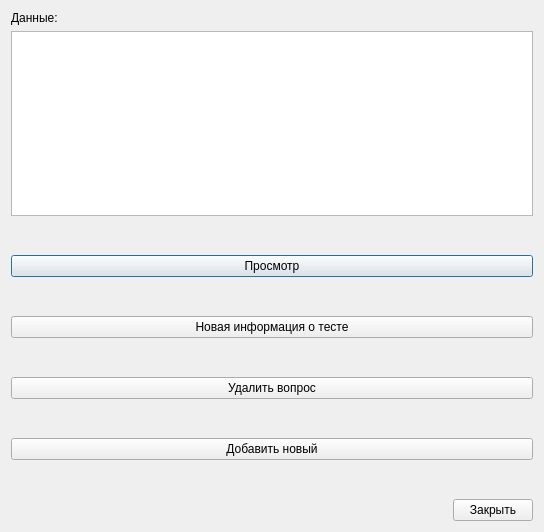
<?xml version="1.0" encoding="UTF-8"?>
<ui version="4.0">
 <class>edit_exam</class>
 <widget class="QDialog" name="edit_exam">
  <property name="geometry">
   <rect>
    <x>0</x>
    <y>0</y>
    <width>544</width>
    <height>532</height>
   </rect>
  </property>
  <property name="windowTitle">
   <string>Dialog</string>
  </property>
  <layout class="QVBoxLayout" name="verticalLayout">
   <item>
    <widget class="QLabel" name="label">
     <property name="text">
      <string>Данные:</string>
     </property>
    </widget>
   </item>
   <item>
    <widget class="QTextEdit" name="textEdit"/>
   </item>
   <item>
    <spacer name="verticalSpacer_5">
     <property name="orientation">
      <enum>Qt::Vertical</enum>
     </property>
     <property name="sizeHint" stdset="0">
      <size>
       <width>20</width>
       <height>40</height>
      </size>
     </property>
    </spacer>
   </item>
   <item>
    <widget class="QPushButton" name="pushButton_5">
     <property name="text">
      <string>Просмотр</string>
     </property>
    </widget>
   </item>
   <item>
    <spacer name="verticalSpacer_4">
     <property name="orientation">
      <enum>Qt::Vertical</enum>
     </property>
     <property name="sizeHint" stdset="0">
      <size>
       <width>20</width>
       <height>40</height>
      </size>
     </property>
    </spacer>
   </item>
   <item>
    <widget class="QPushButton" name="pushButton">
     <property name="text">
      <string>Новая информация о тесте</string>
     </property>
    </widget>
   </item>
   <item>
    <spacer name="verticalSpacer_2">
     <property name="orientation">
      <enum>Qt::Vertical</enum>
     </property>
     <property name="sizeHint" stdset="0">
      <size>
       <width>20</width>
       <height>40</height>
      </size>
     </property>
    </spacer>
   </item>
   <item>
    <layout class="QHBoxLayout" name="horizontalLayout_2">
     <property name="topMargin">
      <number>0</number>
     </property>
     <item>
      <widget class="QPushButton" name="pushButton_3">
       <property name="text">
        <string>Удалить вопрос</string>
       </property>
      </widget>
     </item>
    </layout>
   </item>
   <item>
    <spacer name="verticalSpacer">
     <property name="orientation">
      <enum>Qt::Vertical</enum>
     </property>
     <property name="sizeHint" stdset="0">
      <size>
       <width>20</width>
       <height>40</height>
      </size>
     </property>
    </spacer>
   </item>
   <item>
    <widget class="QPushButton" name="pushButton_2">
     <property name="text">
      <string>Добавить новый</string>
     </property>
    </widget>
   </item>
   <item>
    <spacer name="verticalSpacer_3">
     <property name="orientation">
      <enum>Qt::Vertical</enum>
     </property>
     <property name="sizeHint" stdset="0">
      <size>
       <width>20</width>
       <height>40</height>
      </size>
     </property>
    </spacer>
   </item>
   <item>
    <layout class="QHBoxLayout" name="horizontalLayout">
     <item>
      <spacer name="horizontalSpacer">
       <property name="orientation">
        <enum>Qt::Horizontal</enum>
       </property>
       <property name="sizeHint" stdset="0">
        <size>
         <width>40</width>
         <height>20</height>
        </size>
       </property>
      </spacer>
     </item>
     <item>
      <widget class="QPushButton" name="pushButton_4">
       <property name="text">
        <string>Закрыть</string>
       </property>
      </widget>
     </item>
    </layout>
   </item>
  </layout>
 </widget>
 <resources/>
 <connections/>
</ui>
